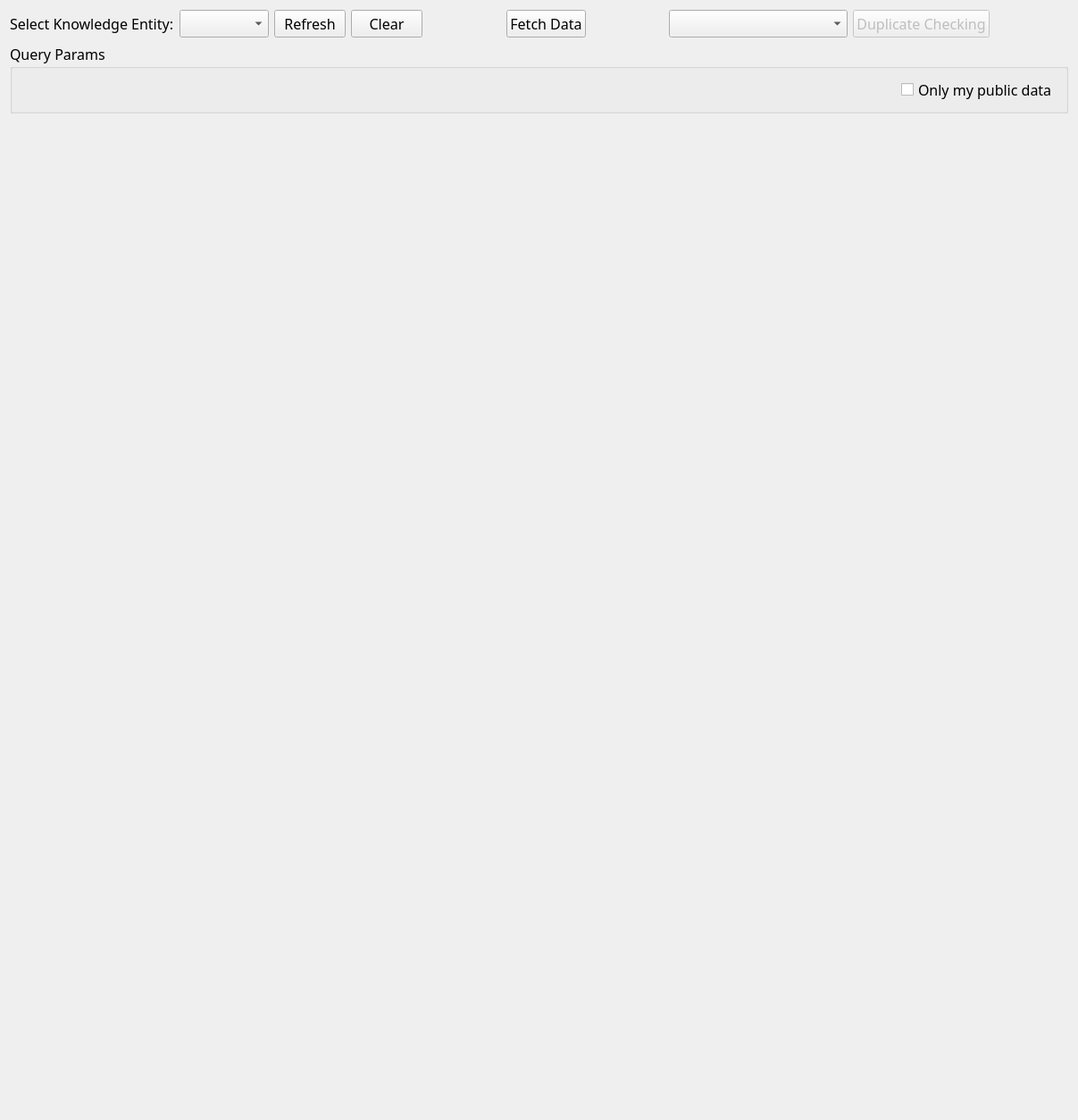
<?xml version="1.0" encoding="UTF-8"?>
<ui version="4.0">
 <class>PublicData</class>
 <widget class="QWidget" name="PublicData">
  <property name="geometry">
   <rect>
    <x>0</x>
    <y>0</y>
    <width>1207</width>
    <height>1254</height>
   </rect>
  </property>
  <property name="font">
   <font>
    <family>微软雅黑</family>
    <pointsize>12</pointsize>
   </font>
  </property>
  <property name="windowTitle">
   <string>Form</string>
  </property>
  <property name="styleSheet">
   <string notr="true">

/*===================================== Tab =================================*/
QTabWidget#tabWidget{
    background:transparent;
}
QTabWidget::pane{
    border-top: 1px solid;
    border-color: transparent;
    top:-1px;
}
QTabBar::tab {
    min-width:85px;
    min-height:16px;
    color: #FFFFFF;
    border: 1px solid #e2e2e2; 
    font:12px &quot;Microsoft YaHei&quot; ;
}
QTabBar::tab:selected{
    min-width:85px;
    min-height:18px;
    color: #000;
    border: 0px solid;
    background:#00fffb;
    font:14px &quot;Microsoft YaHei&quot; ;
}</string>
  </property>
  <layout class="QVBoxLayout" name="verticalLayout">
   <item>
    <layout class="QHBoxLayout" name="horizontalLayout_2">
     <item>
      <widget class="QLabel" name="label">
       <property name="font">
        <font>
         <family>微软雅黑</family>
         <pointsize>12</pointsize>
        </font>
       </property>
       <property name="text">
        <string>Select Knowledge Entity:</string>
       </property>
      </widget>
     </item>
     <item>
      <widget class="QComboBox" name="comboEntity">
       <property name="minimumSize">
        <size>
         <width>100</width>
         <height>0</height>
        </size>
       </property>
       <property name="font">
        <font>
         <family>微软雅黑</family>
         <pointsize>12</pointsize>
        </font>
       </property>
      </widget>
     </item>
     <item>
      <widget class="QPushButton" name="btnRefresh">
       <property name="font">
        <font>
         <family>微软雅黑</family>
         <pointsize>12</pointsize>
        </font>
       </property>
       <property name="text">
        <string>Refresh</string>
       </property>
       <property name="icon">
        <iconset>
         <normaloff>res/refresh.png</normaloff>res/refresh.png</iconset>
       </property>
      </widget>
     </item>
     <item>
      <widget class="QPushButton" name="btnClear">
       <property name="font">
        <font>
         <family>微软雅黑</family>
         <pointsize>12</pointsize>
        </font>
       </property>
       <property name="text">
        <string>Clear</string>
       </property>
       <property name="icon">
        <iconset>
         <normaloff>res/delete.png</normaloff>res/delete.png</iconset>
       </property>
      </widget>
     </item>
     <item>
      <spacer name="horizontalSpacer">
       <property name="orientation">
        <enum>Qt::Horizontal</enum>
       </property>
       <property name="sizeHint" stdset="0">
        <size>
         <width>40</width>
         <height>20</height>
        </size>
       </property>
      </spacer>
     </item>
     <item>
      <widget class="QPushButton" name="btnFetch">
       <property name="font">
        <font>
         <family>微软雅黑</family>
         <pointsize>12</pointsize>
        </font>
       </property>
       <property name="text">
        <string>Fetch Data</string>
       </property>
       <property name="icon">
        <iconset>
         <normaloff>res/数据查询.png</normaloff>res/数据查询.png</iconset>
       </property>
      </widget>
     </item>
     <item>
      <spacer name="horizontalSpacer_2">
       <property name="orientation">
        <enum>Qt::Horizontal</enum>
       </property>
       <property name="sizeHint" stdset="0">
        <size>
         <width>40</width>
         <height>20</height>
        </size>
       </property>
      </spacer>
     </item>
     <item>
      <widget class="QComboBox" name="combDf">
       <property name="minimumSize">
        <size>
         <width>200</width>
         <height>0</height>
        </size>
       </property>
       <property name="font">
        <font>
         <family>微软雅黑</family>
         <pointsize>12</pointsize>
        </font>
       </property>
      </widget>
     </item>
     <item>
      <widget class="QPushButton" name="btnDuplicateCheck">
       <property name="enabled">
        <bool>false</bool>
       </property>
       <property name="font">
        <font>
         <family>微软雅黑</family>
         <pointsize>12</pointsize>
        </font>
       </property>
       <property name="text">
        <string>Duplicate Checking</string>
       </property>
       <property name="icon">
        <iconset>
         <normaloff>res/filter.png</normaloff>res/filter.png</iconset>
       </property>
      </widget>
     </item>
     <item>
      <spacer name="horizontalSpacer_5">
       <property name="orientation">
        <enum>Qt::Horizontal</enum>
       </property>
       <property name="sizeHint" stdset="0">
        <size>
         <width>40</width>
         <height>20</height>
        </size>
       </property>
      </spacer>
     </item>
    </layout>
   </item>
   <item>
    <widget class="QGroupBox" name="groupBox">
     <property name="font">
      <font>
       <family>Microsoft YaHei</family>
       <pointsize>12</pointsize>
      </font>
     </property>
     <property name="title">
      <string>Query Params</string>
     </property>
     <layout class="QHBoxLayout" name="horizontalLayout" stretch="1,0">
      <item>
       <widget class="QueryFilterWidget" name="queryFilterWidget" native="true"/>
      </item>
      <item>
       <widget class="QCheckBox" name="chkOnlyMy">
        <property name="font">
         <font>
          <family>Microsoft YaHei</family>
          <pointsize>12</pointsize>
         </font>
        </property>
        <property name="text">
         <string>Only my public data</string>
        </property>
       </widget>
      </item>
     </layout>
    </widget>
   </item>
   <item>
    <widget class="QTabWidget" name="tabWidget">
     <property name="font">
      <font>
       <family>微软雅黑</family>
       <pointsize>12</pointsize>
      </font>
     </property>
     <property name="currentIndex">
      <number>-1</number>
     </property>
     <property name="tabsClosable">
      <bool>true</bool>
     </property>
    </widget>
   </item>
  </layout>
 </widget>
 <customwidgets>
  <customwidget>
   <class>QueryFilterWidget</class>
   <extends>QWidget</extends>
   <header>QueryFilterWidget.h</header>
   <container>1</container>
  </customwidget>
 </customwidgets>
 <resources/>
 <connections/>
</ui>
